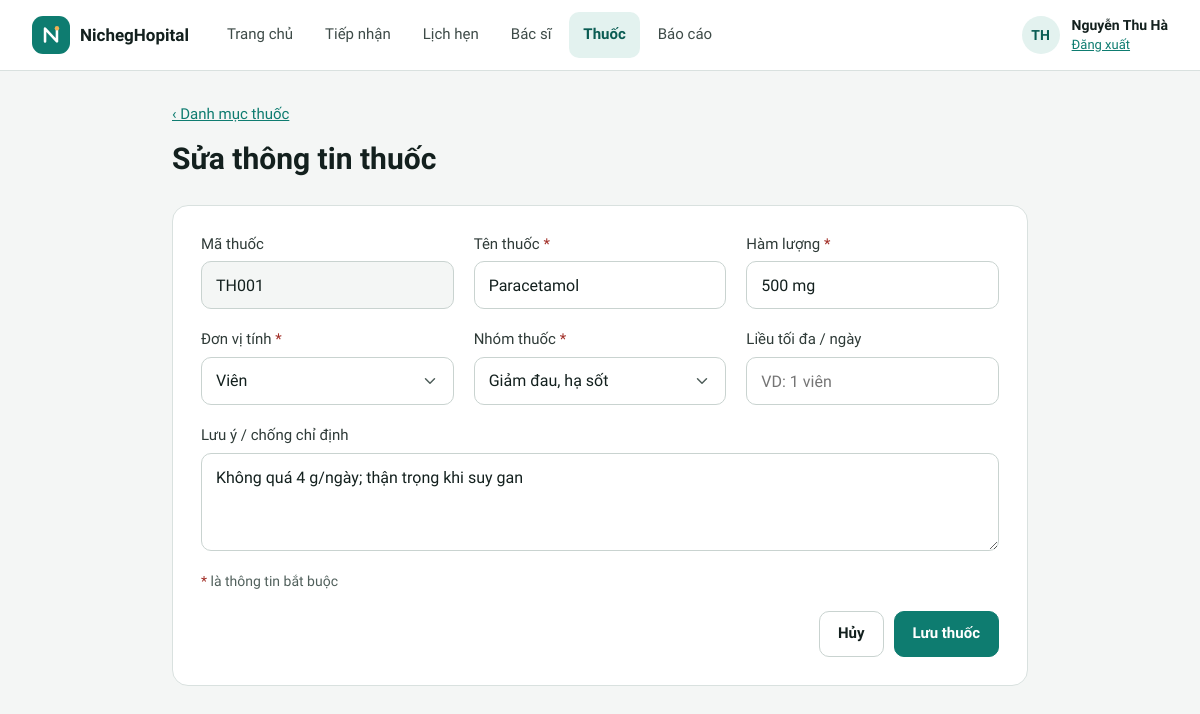
Page /quan-ly/thuoc-form.php?id=1 (signed in) on the committed database.
### tables this page shows
CREATE TABLE thuoc (
  id          INT UNSIGNED AUTO_INCREMENT PRIMARY KEY,
  ma          VARCHAR(10)  NOT NULL UNIQUE,
  ten         VARCHAR(100) NOT NULL,
  ham_luong   VARCHAR(30)  NOT NULL,
  don_vi      VARCHAR(20)  NOT NULL,
  nhom        VARCHAR(50)  NOT NULL,
  lieu_toi_da VARCHAR(50)  NULL,
  luu_y       VARCHAR(500) NULL
);

### includes/tien-ich.php (called while the page is built, shortened)
<?php
function e(mixed $gia_tri): string
{
    return htmlspecialchars((string) ($gia_tri ?? ''), ENT_QUOTES, 'UTF-8');
}
function duong_dan_goc(): string
{
    static $goc = null;
    if ($goc === null) {
        $thu_muc_public = str_replace('\\', '/', (string) realpath(__DIR__ . '/../public'));
        $goc_web = rtrim(str_replace('\\', '/', (string) realpath($_SERVER['DOCUMENT_ROOT'] ?? '')), '/');
        $goc = '';
        if ($goc_web !== '' && str_starts_with($thu_muc_public . '/', $goc_web . '/')) {
            $phan = trim(substr($thu_muc_public, strlen($goc_web)), '/');
            $goc = $phan === '' ? '' : '/' . implode('/', array_map('rawurlencode', explode('/', $phan)));
        }
    }
    return $goc;
}
function url(string $trang, array $tham_so = []): string
{
    $tham_so = array_filter($tham_so, fn($v) => $v !== null && $v !== '');
    $chuoi = $tham_so ? '?' . http_build_query($tham_so, '', '&', PHP_QUERY_RFC3986) : '';
    return duong_dan_goc() . '/' . ltrim($trang, '/') . $chuoi;
}

### includes/csdl.php (called while the page is built, shortened)
<?php
function csdl(): PDO
{
    static $pdo = null;
    if ($pdo === null) {
        $dsn = sprintf('mysql:host=%s;port=%d;dbname=%s;charset=utf8mb4', CSDL_MAY_CHU, CSDL_CONG, CSDL_TEN);
        try {
            $pdo = new PDO($dsn, CSDL_NGUOI_DUNG, CSDL_MAT_KHAU, [
                PDO::ATTR_ERRMODE => PDO::ERRMODE_EXCEPTION,
                PDO::ATTR_DEFAULT_FETCH_MODE => PDO::FETCH_ASSOC,
                PDO::ATTR_EMULATE_PREPARES => false,
            ]);
            $pdo->exec("SET time_zone = '+07:00'");
        } catch (PDOException $loi) {
            http_response_code(500);
            exit('Không kết nối được cơ sở dữ liệu. Hãy kiểm tra MySQL đã chạy và đã chạy lệnh "php database/cai-dat.php" (xem README.md). Chi tiết: '
                . htmlspecialchars($loi->getMessage()));
        }
    }
    return $pdo;
}
function truy_van(string $sql, array $tham_so = []): PDOStatement
{
    $lenh = csdl()->prepare($sql);
    $lenh->execute($tham_so);
    return $lenh;
}
function mot_dong(string $sql, array $tham_so = []): ?array
{
    $dong = truy_van($sql, $tham_so)->fetch();
    return $dong === false ? null : $dong;
}

### public/quan-ly/thuoc-form.php (the view, shortened to what this page needs)
<?php
$id = (int) ($_GET['id'] ?? $_POST['id'] ?? 0);
$thuoc = $id ? (mot_dong('SELECT * FROM thuoc WHERE id = ?', [$id]) ?? chuyen_huong('quan-ly/thuoc.php')) : null;
$gia_tri = [
    'ten' => $thuoc['ten'] ?? '',
    'ham_luong' => $thuoc['ham_luong'] ?? '',
    'don_vi' => $thuoc['don_vi'] ?? '',
    'nhom' => $thuoc['nhom'] ?? '',
    'lieu_toi_da' => $thuoc['lieu_toi_da'] ?? '',
    'luu_y' => $thuoc['luu_y'] ?? '',
];
$loi = [];
function o_thuoc(string $khoa, string $nhan, array $gia_tri, array $loi, bool $bat_buoc, string $them = ''): void
{
    ?>
    <div class="field">
      <label for="<?= e($khoa) ?>"><?= e($nhan) ?><?= $bat_buoc ? ' <span class="req">*</span>' : '' ?></label>
      <input class="inp<?= isset($loi[$khoa]) ? ' bad' : '' ?>" id="<?= e($khoa) ?>" name="<?= e($khoa) ?>" value="<?= e($gia_tri[$khoa]) ?>" <?= $them ?>>
    </div>
    <?php
}
function chon_thuoc(string $khoa, string $nhan, array $ds, array $gia_tri, array $loi): void
{
    ?>
    <div class="field">
      <label for="<?= e($khoa) ?>"><?= e($nhan) ?> <span class="req">*</span></label>
      <select class="inp<?= isset($loi[$khoa]) ? ' bad' : '' ?>" id="<?= e($khoa) ?>" name="<?= e($khoa) ?>">
        <?= cac_lua_chon($ds, $gia_tri[$khoa]) ?>
      </select>
    </div>
    <?php
}
?>
<main class="pg w920">
  <div class="pg-head">
    <a class="back-link" href="<?= e(url('quan-ly/thuoc.php')) ?>">‹ Danh mục thuốc</a>
    <h1><?= $thuoc ? 'Sửa thông tin thuốc' : 'Thêm thuốc mới' ?></h1>
  </div>
  <form class="card p28 stack g20" method="post" novalidate>
    <div class="form-grid">
      <div class="field">
        <label for="ma">Mã thuốc</label>
        <input class="inp" id="ma" value="<?= e($thuoc['ma'] ?? ma_thuoc_moi()) ?>" readonly>
      </div>
      <?php
      o_thuoc('ten', 'Tên thuốc', $gia_tri, $loi, true, 'placeholder="VD: Cetirizin"');
      chon_thuoc('don_vi', 'Đơn vị tính', DON_VI_THUOC, $gia_tri, $loi);
      ?>
    </div>
    <div class="field">
      <label for="luu_y">Lưu ý / chống chỉ định</label>
      <textarea class="inp" id="luu_y" name="luu_y" rows="3" maxlength="500"><?= e($gia_tri['luu_y']) ?></textarea>
    </div>
    <span class="muted" style="font-size:14px"><span class="req">*</span> là thông tin bắt buộc</span>
    <div class="form-actions">
      <a class="btn" href="<?= e(url('quan-ly/thuoc.php')) ?>">Hủy</a>
      <button class="btn pri" type="submit">Lưu thuốc</button>
    </div>
  </form>
</main>

### public/assets/app.css (style rules this page uses)
:root { --nen: #F4F6F5; --chu: #13201E; --chinh: #0E7C70; --chinh-dam: #0A5C53; --dam: #0B4F48; --nhat: #E3F2EF; --vien: #D9E1DF; --vien-o: #C9D3D0; --phu: #51605C; --nhan: #2F3B38; --ke: #EBEFEE; }
* { box-sizing: border-box; }
html { -webkit-text-size-adjust: 100%; scroll-padding-top: 88px; }
body { margin: 0; min-height: 100vh; background: var(--nen); color: var(--chu); font-family: 'Lexend', system-ui, sans-serif; font-size: 15px; line-height: 1.45; }
a { color: var(--chinh); }
h1, h2, h3, p { margin: 0; }
h1, h2, h3 { font-weight: 600; }
button, input, select, textarea { font: inherit; color: inherit; }
.muted { color: var(--phu); }
.stack { display: flex; flex-direction: column; }
.g20 { gap: 20px; }
.pg { max-width: 1440px; margin: 0 auto; padding: 28px 32px 48px; display: flex; flex-direction: column; gap: 24px; }
.pg.w920 { max-width: 920px; }
.pg-head { display: flex; flex-direction: column; gap: 6px; }
.pg-head h1 { font-size: 30px; }
.back-link { font-size: 15px; font-weight: 500; min-height: 32px; display: inline-flex; align-items: center; align-self: flex-start; }
.card { background: #FFFFFF; border: 1px solid var(--vien); border-radius: 16px; }
.p28 { padding: 28px; }
.btn { min-height: 46px; padding: 0 18px; border-radius: 10px; border: 1px solid var(--vien-o); background: #FFFFFF; color: var(--chu); font-size: 15px; font-weight: 600; display: inline-flex; align-items: center; justify-content: center; gap: 8px; cursor: pointer; text-decoration: none; white-space: nowrap; }
.btn.pri { background: var(--chinh); border-color: var(--chinh); color: #FFFFFF; }
.form-actions { display: flex; flex-wrap: wrap; gap: 10px; justify-content: flex-end; }
.field { display: flex; flex-direction: column; gap: 6px; }
.field label { font-size: 15px; font-weight: 500; color: var(--nhan); }
.inp { min-height: 48px; padding: 0 14px; border: 1px solid var(--vien-o); border-radius: 10px; font-size: 16px; color: var(--chu); background: #FFFFFF; width: 100%; }
input.inp, select.inp { height: 48px; }
select.inp { -webkit-appearance: none; appearance: none; padding-right: 42px; cursor: pointer; }
.inp[readonly] { background: var(--nen); }
textarea.inp { padding: 12px 14px; line-height: 1.5; resize: vertical; }
.req { color: #A12D26; }
.form-grid { display: grid; grid-template-columns: repeat(auto-fit, minmax(min(240px, 100%), 1fr)); gap: 20px; }

### rows in the picture
thuoc: ma "TH001", ten "Paracetamol", ham_luong "500 mg", don_vi "Viên", nhom "Giảm đau, hạ sốt", luu_y "Không quá 4 g/ngày; thận trọng khi suy gan"

### other values in the picture
TEN_PHONG_KHAM "NichegHopital"
$nhan "Trang chủ"
$nhan "Tiếp nhận"
$nhan "Lịch hẹn"
$nhan "Bác sĩ"
$nhan "Thuốc"
$nhan "Báo cáo"
chu_cai_dau($nguoi_dung['ho_ten']) "TH"
$nguoi_dung['ho_ten'] "Nguyễn Thu Hà"
$nhan "Tên thuốc Hàm lượng Liều tối đa / ngày"
$nhan "Đơn vị tính Nhóm thuốc"
